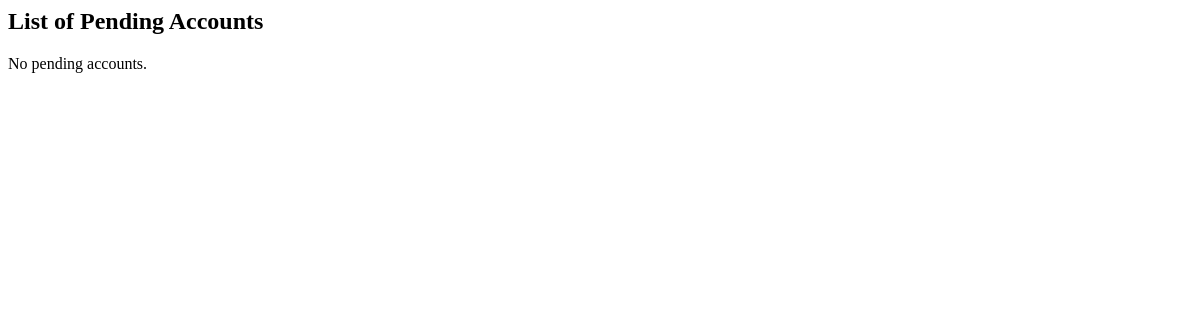
Before: /DashboardCCSStaff/ccspendingaccounts.php with the older database file.
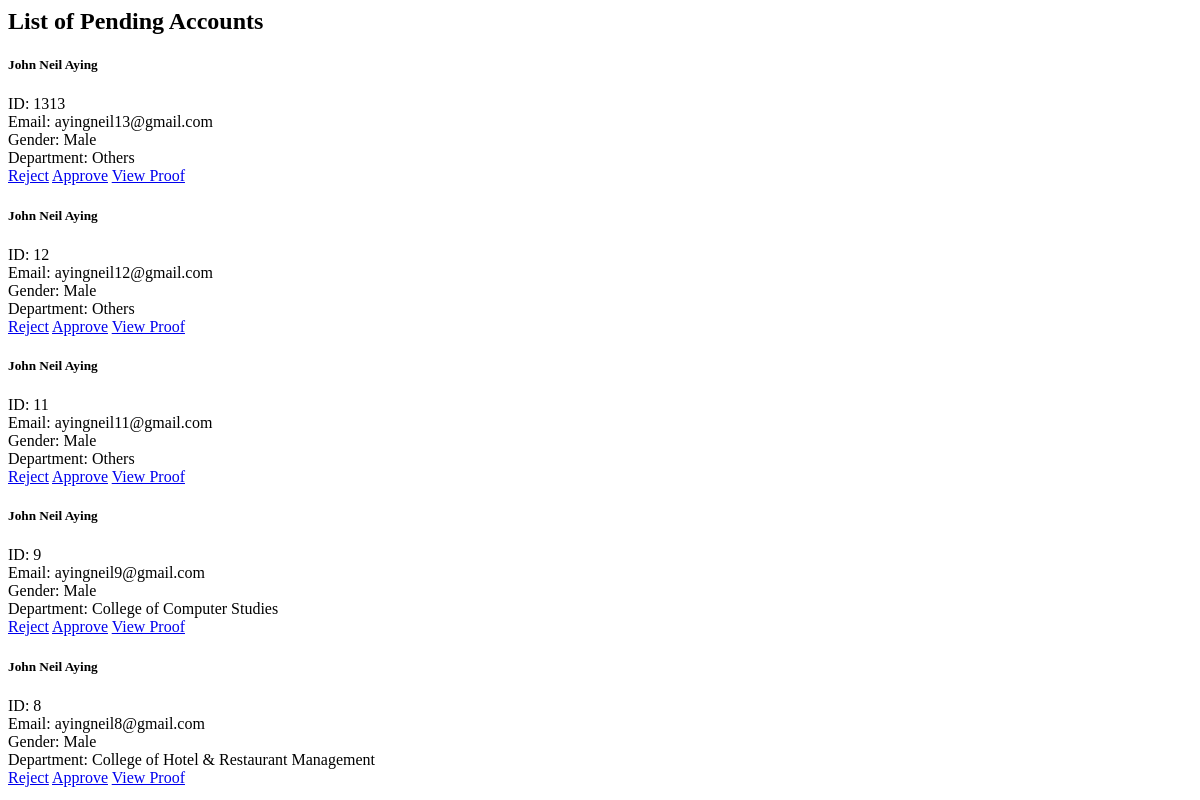
After: the same page with the newer database file.
### tables this page shows
CREATE TABLE `tblusers` (
  `id` int(11) NOT NULL,
  `addedbyid` int(11) NOT NULL,
  `usertype` varchar(50) NOT NULL,
  `fname` varchar(50) NOT NULL,
  `lname` varchar(50) NOT NULL,
  `password` varchar(50) NOT NULL,
  `status` varchar(20) NOT NULL,
  `email` varchar(50) NOT NULL,
  `gender` varchar(50) NOT NULL,
  `department` varchar(50) NOT NULL,
  `approveby` varchar(50) DEFAULT NULL,
  `datetimeregister` datetime DEFAULT NULL,
  `datetimeapprove` datetime DEFAULT NULL
);

### DashboardCCSStaff/ccspendingaccounts.php (the view, shortened to what this page needs)
<?php
include "ccsfunctions.php";
$addedbyid = $_SESSION['staff_id'];
$sqlSelectUser = "SELECT fname, lname FROM `tblusers` WHERE id = ?";
$stmtSelectUser = mysqli_prepare($con, $sqlSelectUser);
if ($stmtSelectUser) {
    mysqli_stmt_bind_param($stmtSelectUser, "i", $addedbyid);
    mysqli_stmt_execute($stmtSelectUser);
    $resultUser = mysqli_stmt_get_result($stmtSelectUser);
    if ($resultUser) {
        $rowUser = mysqli_fetch_assoc($resultUser);
        $approveby = $rowUser['fname'] . ' ' . $rowUser['lname'];
    } else {
        error_log("Failed to fetch user data: " . mysqli_error($con));
    }
} else {
    error_log("Statement preparation failed for user data: " . mysqli_error($con));
}
?>
<div class="container ">
    <h2><i class='fas fa-bookmark me-2'></i>List of Pending Accounts</h2>
    <div class="row row-cols-1 row-cols-md-1 row-cols-lg-3 g-1">
        <?php
        $queryPendingAccounts = "SELECT * FROM tblusers WHERE status = 'Pending' ORDER BY datetimeregister";
        $resultPendingAccounts = mysqli_query($con, $queryPendingAccounts);
        if (mysqli_num_rows($resultPendingAccounts) > 0) {
            while ($rowPending = mysqli_fetch_assoc($resultPendingAccounts)) {
                echo '<div class="col">';
                echo "<div class='card me-1'>
                        <div class='card-body'>
                            <h5 class='card-title'>
                                <i class='fas fa-user me-2'></i>{$rowPending['fname']} {$rowPending['lname']}
                            </h5>
                            <h7 class='card-text'>
                                <i class='fas fa-id-card me-2'></i>ID: {$rowPending['id']}<br>
                            </h7>
                            <h7 class='card-text'>
                                <i class='fas fa-envelope me-2'></i>Email: {$rowPending['email']}<br>
                            </h7>
                            <h7 class='card-text'>
                                <i class='" . ($rowPending['gender'] == 'Male' ? 'fas fa-mars' : 'fas fa-venus') . " me-2'></i>Gender: {$rowPending['gender']}<br>
                            </h7>
                            <h7 class='card-text'>
                                <i class='fas fa-building me-2 mb-2'></i>Department: {$rowPending['department']}<br>
                            </h7>
                            <div class='text-end '>
                                <a href='#' class='btn btn-danger '>Reject</a>
                                <a href='#' class='btn btn-primary ' onclick=\"approveUser('{$rowPending['id']}', '{$approveby}')\">Approve</a>
                                <a href='ccsviewproofimage.php?userId={$rowPending['id']}' class='btn btn-success '>View Proof</a>
                            </div>
                        </div>
                        </div>
                      </div>";
            }
        } else {
            echo "<div class='card me-5'>
            <div class='card-body'>
                <p class='card-text'>No pending accounts.</p>
            </div>
          </div>";
        }
        ?>
    </div>
</div>

Changed rows visible on the page:
added tblusers: fname "John Neil", lname "Aying", id "1313", email "ayingneil13@gmail.com", gender "Male", department "Others"
added tblusers: fname "John Neil", lname "Aying", id "12", email "ayingneil12@gmail.com", gender "Male", department "Others"
added tblusers: fname "John Neil", lname "Aying", id "11", email "ayingneil11@gmail.com", gender "Male", department "Others"
added tblusers: fname "John Neil", lname "Aying", id "9", email "ayingneil9@gmail.com", gender "Male", department "College of Computer Studies"
added tblusers: fname "John Neil", lname "Aying", id "8", email "ayingneil8@gmail.com", gender "Male", department "College of Hotel & Restaurant Management"
Other visible differences:
text no longer shown: "No pending accounts."
